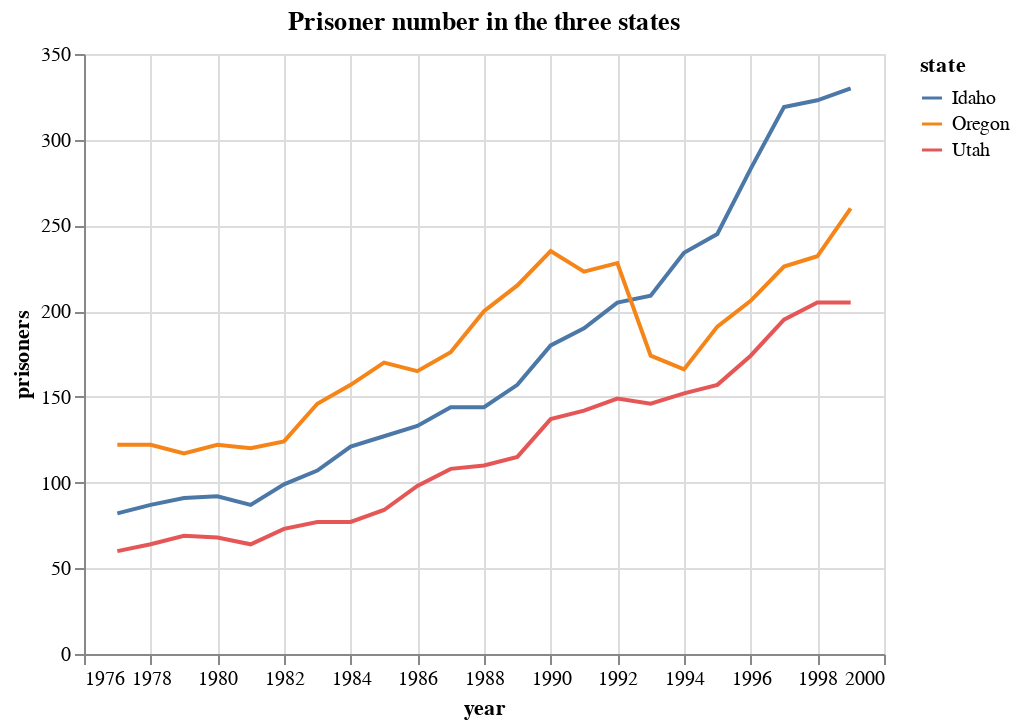

Notebook code cell kept with this figure:
### Code cell
# Create a line chart that show prisoners numbers for the state of Idaho, Utah, and Oregon
# Your chart should show year as the x-axis, prisoner as the y-axis, along with a title
states = ["Idaho", "Utah", "Oregon"]

cdat = dat.query("state in @states")

(al.Chart(cdat)
.encode(x = al.X("year", axis = al.Axis(format = "d")),
        y = "prisoners",
        color = "state")
.mark_line()
.properties(title = "Prisoner number in the three states"))

### Figure 1 — Vega-Lite specification as saved in the notebook (floating-point values rounded to 4 significant figures)
{"config": {"view": {"continuousWidth": 400, "continuousHeight": 300}}, "data": {"name": "data-0413b7c34d7782f8430e961e991a49d0"}, "mark": "line", "encoding": {"color": {"type": "nominal", "field": "state"}, "x": {"type": "quantitative", "axis": {"format": "d"}, "field": "year"}, "y": {"type": "quantitative", "field": "prisoners"}}, "title": "Prisoner number in the three states", "$schema": "https://vega.github.io/schema/vega-lite/v4.8.1.json", "datasets": {"data-0413b7c34d7782f8430e961e991a49d0": [{"Unnamed: 0": 277, "year": 1977, "violent": 236.9, "murder": 5.5, "robbery": 39.6, "prisoners": 82, "afam": 0.7694, "cauc": 70.73, "male": 18.71, "population": 0.8835, "income": 10700.0, "density": 0.01069, "state": "Idaho", "law": "no"}, {"Unnamed: 0": 278, "year": 1978, "violent": 236.4, "murder": 5.4, "robbery": 40.0, "prisoners": 87, "afam": 0.7953, "cauc": 70.47, "male": 18.45, "population": 0.9107, "income": 11180.0, "density": 0.01102, "state": "Idaho", "law": "no"}, {"Unnamed: 0": 279, "year": 1979, "violent": 288.7, "murder": 5.4, "robbery": 43.3, "prisoners": 91, "afam": 0.8045, "cauc": 70.14, "male": 18.18, "population": 0.9326, "income": 10830.0, "density": 0.01128, "state": "Idaho", "law": "no"}, {"Unnamed: 0": 280, "year": 1980, "violent": 313.4, "murder": 3.1, "robbery": 46.8, "prisoners": 92, "afam": 0.8418, "cauc": 69.79, "male": 17.96, "population": 0.948, "income": 10560.0, "density": 0.0115, "state": "Idaho", "law": "no"}, {"Unnamed: 0": 281, "year": 1981, "violent": 283.3, "murder": 4.5, "robbery": 37.7, "prisoners": 87, "afam": 0.8456, "cauc": 69.53, "male": 17.69, "population": 0.9622, "income": 10310.0, "density": 0.01168, "state": "Idaho", "law": "no"}, {"Unnamed: 0": 282, "year": 1982, "violent": 259.2, "murder": 2.5, "robbery": 30.3, "prisoners": 99, "afam": 0.8571, "cauc": 69.17, "male": 17.32, "population": 0.9737, "income": 9929.0, "density": 0.01182, "state": "Idaho", "law": "no"}, {"Unnamed: 0": 283, "year": 1983, "violent": 238.7, "murder": 3.5, "robbery": 27.3, "prisoners": 107, "afam": 0.8738, "cauc": 68.88, "male": 17.02, "population": 0.9819, "income": 10320.0, "density": 0.01191, "state": "Idaho", "law": "no"}, {"Unnamed: 0": 284, "year": 1984, "violent": 235.3, "murder": 3.4, "robbery": 24.4, "prisoners": 121, "afam": 0.8941, "cauc": 68.75, "male": 16.72, "population": 0.9908, "income": 10620.0, "density": 0.01202, "state": "Idaho", "law": "no"}, {"Unnamed: 0": 285, "year": 1985, "violent": 234.8, "murder": 2.2, "robbery": 26.8, "prisoners": 127, "afam": 0.9221, "cauc": 68.66, "male": 16.45, "population": 0.994, "income": 10790.0, "density": 0.01206, "state": "Idaho", "law": "no"}, {"Unnamed: 0": 286, "year": 1986, "violent": 222.5, "murder": 3.2, "robbery": 21.3, "prisoners": 133, "afam": 0.9491, "cauc": 68.49, "male": 16.2, "population": 0.9902, "income": 10880.0, "density": 0.01202, "state": "Idaho", "law": "no"}, {"Unnamed: 0": 287, "year": 1987, "violent": 214.2, "murder": 3.1, "robbery": 24.2, "prisoners": 144, "afam": 0.9796, "cauc": 68.47, "male": 16.0, "population": 0.985, "income": 11060.0, "density": 0.01195, "state": "Idaho", "law": "no"}, {"Unnamed: 0": 288, "year": 1988, "violent": 234.7, "murder": 3.6, "robbery": 20.2, "prisoners": 144, "afam": 1.014, "cauc": 68.53, "male": 15.8, "population": 0.9857, "income": 11410.0, "density": 0.01196, "state": "Idaho", "law": "no"}, {"Unnamed: 0": 289, "year": 1989, "violent": 254.6, "murder": 2.6, "robbery": 15.0, "prisoners": 157, "afam": 1.053, "cauc": 68.68, "male": 15.7, "population": 0.9944, "income": 11890.0, "density": 0.01207, "state": "Idaho", "law": "no"}, {"Unnamed: 0": 290, "year": 1990, "violent": 275.7, "murder": 2.7, "robbery": 15.0, "prisoners": 180, "afam": 1.085, "cauc": 70.69, "male": 15.66, "population": 1.012, "income": 12090.0, "density": 0.01223, "state": "Idaho", "law": "no"}, {"Unnamed: 0": 291, "year": 1991, "violent": 290.3, "murder": 1.8, "robbery": 20.7, "prisoners": 190, "afam": 1.104, "cauc": 71.35, "male": 15.6, "population": 1.039, "income": 11840.0, "density": 0.01255, "state": "Idaho", "law": "yes"}, {"Unnamed: 0": 292, "year": 1992, "violent": 281.4, "murder": 3.5, "robbery": 21.5, "prisoners": 205, "afam": 1.128, "cauc": 71.67, "male": 15.65, "population": 1.066, "income": 12240.0, "density": 0.01289, "state": "Idaho", "law": "yes"}, {"Unnamed: 0": 293, "year": 1993, "violent": 281.8, "murder": 2.9, "robbery": 16.9, "prisoners": 209, "afam": 1.165, "cauc": 72.03, "male": 15.71, "population": 1.101, "income": 12580.0, "density": 0.01331, "state": "Idaho", "law": "yes"}, {"Unnamed: 0": 294, "year": 1994, "violent": 285.8, "murder": 3.5, "robbery": 18.4, "prisoners": 234, "afam": 1.162, "cauc": 72.3, "male": 15.74, "population": 1.135, "income": 12660.0, "density": 0.01372, "state": "Idaho", "law": "yes"}, {"Unnamed: 0": 295, "year": 1995, "violent": 322.0, "murder": 4.1, "robbery": 24.0, "prisoners": 245, "afam": 1.186, "cauc": 72.63, "male": 15.78, "population": 1.165, "income": 12840.0, "density": 0.01408, "state": "Idaho", "law": "yes"}, {"Unnamed: 0": 296, "year": 1996, "violent": 267.2, "murder": 3.6, "robbery": 20.3, "prisoners": 283, "afam": 1.187, "cauc": 72.78, "male": 15.83, "population": 1.188, "income": 12920.0, "density": 0.01435, "state": "Idaho", "law": "yes"}, {"Unnamed: 0": 297, "year": 1997, "violent": 256.8, "murder": 3.2, "robbery": 19.6, "prisoners": 319, "afam": 1.211, "cauc": 72.91, "male": 15.87, "population": 1.211, "income": 12940.0, "density": 0.01463, "state": "Idaho", "law": "yes"}, {"Unnamed: 0": 298, "year": 1998, "violent": 282.2, "murder": 2.9, "robbery": 21.5, "prisoners": 323, "afam": 1.242, "cauc": 72.94, "male": 15.84, "population": 1.231, "income": 13390.0, "density": 0.01487, "state": "Idaho", "law": "yes"}, {"Unnamed: 0": 299, "year": 1999, "violent": 244.9, "murder": 2.0, "robbery": 17.8, "prisoners": 330, "afam": 1.251, "cauc": 73.22, "male": 15.79, "population": 1.252, "income": 13680.0, "density": 0.01513, "state": "Idaho", "law": "yes"}, {"Unnamed: 0": 852, "year": 1977, "violent": 455.8, "murder": 4.9, "robbery": 124.1, "prisoners": 122, "afam": 1.4, "cauc": 70.92, "male": 17.95, "population": 2.447, "income": 12420.0, "density": 0.02544, "state": "Oregon", "law": "no"}, {"Unnamed: 0": 853, "year": 1978, "violent": 502.4, "murder": 5.0, "robbery": 131.1, "prisoners": 122, "afam": 1.438, "cauc": 70.8, "male": 17.77, "population": 2.518, "income": 12950.0, "density": 0.02618, "state": "Oregon", "law": "no"}, {"Unnamed: 0": 854, "year": 1979, "violent": 545.4, "murder": 4.2, "robbery": 130.6, "prisoners": 117, "afam": 1.479, "cauc": 70.65, "male": 17.62, "population": 2.588, "income": 12920.0, "density": 0.02691, "state": "Oregon", "law": "no"}, {"Unnamed: 0": 855, "year": 1980, "violent": 490.4, "murder": 5.1, "robbery": 152.4, "prisoners": 122, "afam": 1.56, "cauc": 70.71, "male": 17.52, "population": 2.641, "income": 12330.0, "density": 0.02746, "state": "Oregon", "law": "no"}, {"Unnamed: 0": 856, "year": 1981, "violent": 478.7, "murder": 4.4, "robbery": 180.6, "prisoners": 120, "afam": 1.625, "cauc": 70.36, "male": 17.17, "population": 2.668, "income": 11900.0, "density": 0.02774, "state": "Oregon", "law": "no"}, {"Unnamed: 0": 857, "year": 1982, "violent": 473.0, "murder": 5.1, "robbery": 167.3, "prisoners": 124, "afam": 1.682, "cauc": 69.88, "male": 16.75, "population": 2.665, "income": 11480.0, "density": 0.02771, "state": "Oregon", "law": "no"}, {"Unnamed: 0": 858, "year": 1983, "violent": 487.8, "murder": 4.1, "robbery": 170.3, "prisoners": 146, "afam": 1.728, "cauc": 69.32, "male": 16.28, "population": 2.653, "income": 11830.0, "density": 0.02758, "state": "Oregon", "law": "no"}, {"Unnamed: 0": 859, "year": 1984, "violent": 506.1, "murder": 4.8, "robbery": 168.6, "prisoners": 157, "afam": 1.783, "cauc": 68.9, "male": 15.83, "population": 2.667, "income": 12340.0, "density": 0.02772, "state": "Oregon", "law": "no"}, {"Unnamed: 0": 860, "year": 1985, "violent": 551.1, "murder": 4.7, "robbery": 185.6, "prisoners": 170, "afam": 1.843, "cauc": 68.53, "male": 15.45, "population": 2.673, "income": 12540.0, "density": 0.02779, "state": "Oregon", "law": "no"}, {"Unnamed: 0": 861, "year": 1986, "violent": 549.7, "murder": 6.6, "robbery": 205.9, "prisoners": 165, "afam": 1.904, "cauc": 68.19, "male": 15.1, "population": 2.684, "income": 12870.0, "density": 0.0279, "state": "Oregon", "law": "no"}, {"Unnamed: 0": 862, "year": 1987, "violent": 539.5, "murder": 5.6, "robbery": 196.0, "prisoners": 176, "afam": 1.964, "cauc": 67.95, "male": 14.77, "population": 2.701, "income": 13080.0, "density": 0.02808, "state": "Oregon", "law": "no"}, {"Unnamed: 0": 863, "year": 1988, "violent": 545.7, "murder": 5.1, "robbery": 193.0, "prisoners": 200, "afam": 2.04, "cauc": 67.85, "male": 14.53, "population": 2.741, "income": 13520.0, "density": 0.0285, "state": "Oregon", "law": "no"}, {"Unnamed: 0": 864, "year": 1989, "violent": 518.6, "murder": 4.8, "robbery": 151.8, "prisoners": 215, "afam": 2.11, "cauc": 67.61, "male": 14.32, "population": 2.791, "income": 13830.0, "density": 0.02901, "state": "Oregon", "law": "no"}, {"Unnamed: 0": 865, "year": 1990, "violent": 506.8, "murder": 3.8, "robbery": 144.3, "prisoners": 235, "afam": 2.18, "cauc": 69.36, "male": 14.23, "population": 2.859, "income": 13910.0, "density": 0.02978, "state": "Oregon", "law": "no"}, {"Unnamed: 0": 866, "year": 1991, "violent": 506.3, "murder": 4.6, "robbery": 150.1, "prisoners": 223, "afam": 2.23, "cauc": 69.54, "male": 14.06, "population": 2.919, "income": 13750.0, "density": 0.0304, "state": "Oregon", "law": "yes"}, {"Unnamed: 0": 867, "year": 1992, "violent": 510.2, "murder": 4.7, "robbery": 151.4, "prisoners": 228, "afam": 2.286, "cauc": 69.5, "male": 13.96, "population": 2.974, "income": 13890.0, "density": 0.03098, "state": "Oregon", "law": "yes"}, {"Unnamed: 0": 868, "year": 1993, "violent": 503.1, "murder": 4.6, "robbery": 129.6, "prisoners": 174, "afam": 2.339, "cauc": 69.72, "male": 13.88, "population": 3.034, "income": 14060.0, "density": 0.03161, "state": "Oregon", "law": "yes"}, {"Unnamed: 0": 869, "year": 1994, "violent": 520.6, "murder": 4.9, "robbery": 138.2, "prisoners": 166, "afam": 2.385, "cauc": 69.77, "male": 13.83, "population": 3.087, "income": 14390.0, "density": 0.03216, "state": "Oregon", "law": "yes"}, {"Unnamed: 0": 870, "year": 1995, "violent": 522.4, "murder": 4.1, "robbery": 137.9, "prisoners": 191, "afam": 2.443, "cauc": 69.86, "male": 13.82, "population": 3.141, "income": 14820.0, "density": 0.03272, "state": "Oregon", "law": "yes"}, {"Unnamed: 0": 871, "year": 1996, "violent": 463.1, "murder": 4.0, "robbery": 122.2, "prisoners": 206, "afam": 2.497, "cauc": 70.05, "male": 13.83, "population": 3.195, "income": 15020.0, "density": 0.03328, "state": "Oregon", "law": "yes"}, {"Unnamed: 0": 872, "year": 1997, "violent": 444.4, "murder": 2.9, "robbery": 117.5, "prisoners": 226, "afam": 2.542, "cauc": 70.17, "male": 13.85, "population": 3.243, "income": 15430.0, "density": 0.03378, "state": "Oregon", "law": "yes"}, {"Unnamed: 0": 873, "year": 1998, "violent": 419.8, "murder": 3.8, "robbery": 105.2, "prisoners": 232, "afam": 2.594, "cauc": 70.22, "male": 13.86, "population": 3.282, "income": 15880.0, "density": 0.03419, "state": "Oregon", "law": "yes"}, {"Unnamed: 0": 874, "year": 1999, "violent": 374.9, "murder": 2.7, "robbery": 86.2, "prisoners": 260, "afam": 2.645, "cauc": 70.34, "male": 13.85, "population": 3.316, "income": 16120.0, "density": 0.03454, "state": "Oregon", "law": "yes"}, {"Unnamed: 0": 1013, "year": 1977, "violent": 240.0, "murder": 3.5, "robbery": 68.8, "prisoners": 60, "afam": 1.209, "cauc": 68.28, "male": 19.73, "population": 1.32, "income": 10400.0, "density": 0.01607, "state": "Utah", "law": "no"}, {"Unnamed: 0": 1014, "year": 1978, "violent": 271.8, "murder": 3.7, "robbery": 66.5, "prisoners": 64, "afam": 1.228, "cauc": 67.79, "male": 19.43, "population": 1.368, "income": 10760.0, "density": 0.01666, "state": "Utah", "law": "no"}, {"Unnamed: 0": 1015, "year": 1979, "violent": 304.2, "murder": 4.8, "robbery": 77.7, "prisoners": 69, "afam": 1.245, "cauc": 67.27, "male": 19.15, "population": 1.42, "income": 10680.0, "density": 0.0173, "state": "Utah", "law": "no"}, {"Unnamed: 0": 1016, "year": 1980, "violent": 303.3, "murder": 3.8, "robbery": 80.2, "prisoners": 68, "afam": 1.291, "cauc": 67.01, "male": 19.01, "population": 1.473, "income": 10230.0, "density": 0.01794, "state": "Utah", "law": "no"}, {"Unnamed: 0": 1017, "year": 1981, "violent": 298.6, "murder": 3.3, "robbery": 84.8, "prisoners": 64, "afam": 1.308, "cauc": 66.58, "male": 18.81, "population": 1.515, "income": 10180.0, "density": 0.01846, "state": "Utah", "law": "no"}, {"Unnamed: 0": 1018, "year": 1982, "violent": 285.7, "murder": 3.4, "robbery": 86.5, "prisoners": 73, "afam": 1.328, "cauc": 66.36, "male": 18.58, "population": 1.558, "income": 10120.0, "density": 0.01899, "state": "Utah", "law": "no"}, {"Unnamed: 0": 1019, "year": 1983, "violent": 256.0, "murder": 3.5, "robbery": 64.3, "prisoners": 77, "afam": 1.344, "cauc": 66.02, "male": 18.35, "population": 1.595, "income": 10330.0, "density": 0.01943, "state": "Utah", "law": "no"}, {"Unnamed: 0": 1020, "year": 1984, "violent": 244.2, "murder": 2.8, "robbery": 58.0, "prisoners": 77, "afam": 1.37, "cauc": 66.07, "male": 18.14, "population": 1.622, "income": 10770.0, "density": 0.01977, "state": "Utah", "law": "no"}, {"Unnamed: 0": 1021, "year": 1985, "violent": 267.4, "murder": 3.0, "robbery": 55.2, "prisoners": 84, "afam": 1.401, "cauc": 66.2, "male": 17.97, "population": 1.643, "income": 10970.0, "density": 0.02002, "state": "Utah", "law": "no"}, {"Unnamed: 0": 1022, "year": 1986, "violent": 266.7, "murder": 3.2, "robbery": 58.6, "prisoners": 98, "afam": 1.434, "cauc": 66.4, "male": 17.8, "population": 1.663, "income": 11130.0, "density": 0.02026, "state": "Utah", "law": "no"}, {"Unnamed: 0": 1023, "year": 1987, "violent": 229.8, "murder": 3.3, "robbery": 52.8, "prisoners": 108, "afam": 1.465, "cauc": 66.57, "male": 17.7, "population": 1.678, "income": 11080.0, "density": 0.02045, "state": "Utah", "law": "yes"}, {"Unnamed: 0": 1024, "year": 1988, "violent": 243.1, "murder": 2.8, "robbery": 54.1, "prisoners": 110, "afam": 1.508, "cauc": 66.91, "male": 17.67, "population": 1.689, "income": 11080.0, "density": 0.02058, "state": "Utah", "law": "yes"}, {"Unnamed: 0": 1025, "year": 1989, "violent": 258.8, "murder": 2.6, "robbery": 52.6, "prisoners": 115, "afam": 1.552, "cauc": 67.36, "male": 17.74, "population": 1.706, "income": 11220.0, "density": 0.02078, "state": "Utah", "law": "yes"}, {"Unnamed: 0": 1026, "year": 1990, "violent": 283.9, "murder": 3.0, "robbery": 56.9, "prisoners": 137, "afam": 1.613, "cauc": 69.31, "male": 17.92, "population": 1.73, "income": 11430.0, "density": 0.02105, "state": "Utah", "law": "yes"}, {"Unnamed: 0": 1027, "year": 1991, "violent": 286.8, "murder": 2.9, "robbery": 55.1, "prisoners": 142, "afam": 1.655, "cauc": 69.75, "male": 18.01, "population": 1.772, "income": 11450.0, "density": 0.02156, "state": "Utah", "law": "yes"}, {"Unnamed: 0": 1028, "year": 1992, "violent": 290.5, "murder": 3.0, "robbery": 55.9, "prisoners": 149, "afam": 1.685, "cauc": 70.19, "male": 18.09, "population": 1.821, "income": 11610.0, "density": 0.02217, "state": "Utah", "law": "yes"}, {"Unnamed: 0": 1029, "year": 1993, "violent": 301.0, "murder": 3.1, "robbery": 58.6, "prisoners": 146, "afam": 1.706, "cauc": 70.48, "male": 18.17, "population": 1.876, "income": 11730.0, "density": 0.02283, "state": "Utah", "law": "yes"}, {"Unnamed: 0": 1030, "year": 1994, "violent": 304.5, "murder": 2.9, "robbery": 63.6, "prisoners": 152, "afam": 1.769, "cauc": 70.66, "male": 18.21, "population": 1.93, "income": 12040.0, "density": 0.02349, "state": "Utah", "law": "yes"}, {"Unnamed: 0": 1031, "year": 1995, "violent": 328.8, "murder": 3.9, "robbery": 67.1, "prisoners": 157, "afam": 1.802, "cauc": 70.82, "male": 18.24, "population": 1.977, "income": 12330.0, "density": 0.02406, "state": "Utah", "law": "yes"}, {"Unnamed: 0": 1032, "year": 1996, "violent": 331.9, "murder": 3.2, "robbery": 68.9, "prisoners": 174, "afam": 1.826, "cauc": 70.83, "male": 18.22, "population": 2.022, "income": 12670.0, "density": 0.02461, "state": "Utah", "law": "yes"}, {"Unnamed: 0": 1033, "year": 1997, "violent": 334.0, "murder": 2.4, "robbery": 68.4, "prisoners": 195, "afam": 1.859, "cauc": 70.62, "male": 18.18, "population": 2.065, "income": 13140.0, "density": 0.02514, "state": "Utah", "law": "yes"}, {"Unnamed: 0": 1034, "year": 1998, "violent": 314.2, "murder": 3.1, "robbery": 66.0, "prisoners": 205, "afam": 1.884, "cauc": 70.37, "male": 18.15, "population": 2.101, "income": 13620.0, "density": 0.02556, "state": "Utah", "law": "yes"}, {"Unnamed: 0": 1035, "year": 1999, "violent": 275.5, "murder": 2.1, "robbery": 54.4, "prisoners": 205, "afam": 1.921, "cauc": 70.29, "male": 18.16, "population": 2.13, "income": 13920.0, "density": 0.02592, "state": "Utah", "law": "yes"}]}}
